Frame 1 (no input): blank canvas, image omitted
Frame 60 (no input): blank canvas, image omitted
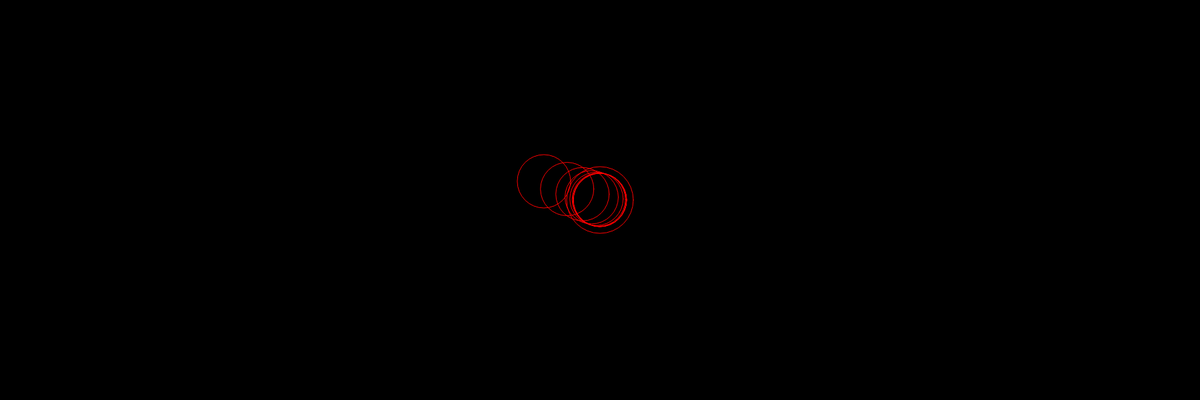
Frame 120 (the mouse pressed at the canvas centre since frame 60)

The p5.js sketch whose frames 1 and 60 were blank and that drew this single picture after the mouse press (run headless with seeded random() and noise() and a simulated clock; from frame 60 on, the mouse is pressed at the canvas centre):

// p5.js sketch
// ── sketch.js
var trailX0=0;
var trailX1=0;
var trailX2=0;
var trailX3=0;

var trailX=[0,0,0,0,0,0,0,0,0,0];

var trailY0=0;
var trailY1=0;
var trailY2=0;
var trailY3=0;
var trailY=[0,0,0,0,0,0,0,0,0,0];


function setup() {
   createCanvas(1800, 600);
   background(0);
   noFill();
   stroke(255,0,0);
  
}

function draw() {
   background(0);
   //mouse ellipse
   ellipse(mouseX,mouseY,100,100);

   //trail ellipse #0
   trailX[0]=(mouseX+trailX[0]*4)/5;
   trailY[0]=(mouseY+trailY[0]*4)/5;
   ellipse(trailX[0],trailY[0],80,80);
   
   for(var i=1; i<10; i=i+1)
   {
   	trailX[i]=(trailX[i-1]+trailX[i]*4)/5;
    trailY[i]=(trailY[i-1]+trailY[i]*4)/5;
    ellipse(trailX[i],trailY[i],80,80);
   }
}
